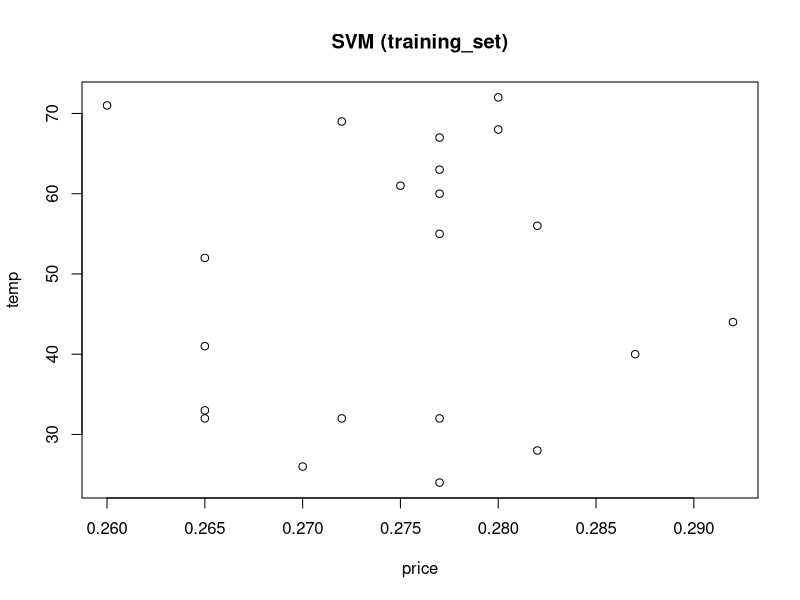

Reproduce this figure in R.
install.packages("e1071",dependencies=TRUE)
library(e1071)
Ice_Cream= read.csv("Icecream.csv")
index=1:nrow(Ice_Cream)
index
test_index=sample(index,trunc(length(index)*30/100))
test_set=Ice_Cream[test_index,]
training_set=Ice_Cream[-test_index,]
summary(test_set)
summary(training_set)
model= svm(income~ . ,data=training_set)
summary(model)
main="svm(training_set)"
plot(training_set[,-1],
     main = 'SVM (training_set)')
?svm


